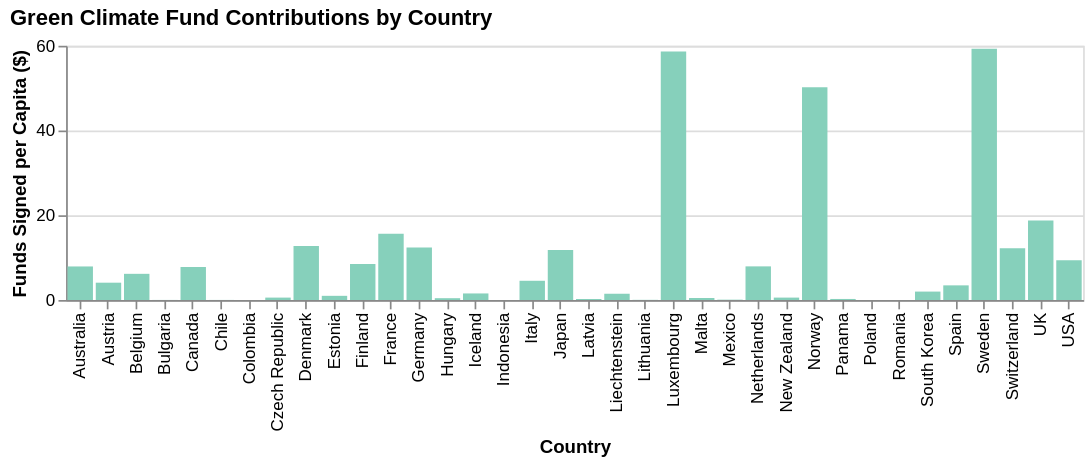

This figure's Vega-Lite source:
### Vega-Lite specification from a JSON file in a GitHub repository (floating-point values rounded to 4 significant figures)
{"$schema": "https://vega.github.io/schema/vega-lite/v5.json", "title": {"text": "Green Climate Fund Contributions by Country", "subtitleFontStyle": "italic", "subtitleFontSize": 10, "anchor": "start", "color": "black"}, "data": {"values": [{"Country": "USA", "Emissions per capita (tonnes of CO2e)": 17.0, "Signed per Capita ($)": 9.41, "Signed ($, Millions)": "3000", "GDP per capita ($)": "55000"}, {"Country": "Japan", "Emissions per capita (tonnes of CO2e)": 9.0, "Signed per Capita ($)": 11.8, "Signed ($, Millions)": "1500", "GDP per capita ($)": "36000"}, {"Country": "UK", "Emissions per capita (tonnes of CO2e)": 7.0, "Signed per Capita ($)": 18.77, "Signed ($, Millions)": "1211", "GDP per capita ($)": "46000"}, {"Country": "France", "Emissions per capita (tonnes of CO2e)": 5.0, "Signed per Capita ($)": 15.64, "Signed ($, Millions)": "1035", "GDP per capita ($)": "43000"}, {"Country": "Germany", "Emissions per capita (tonnes of CO2e)": 9.0, "Signed per Capita ($)": 12.4, "Signed ($, Millions)": "1003", "GDP per capita ($)": "48000"}, {"Country": "Sweden", "Emissions per capita (tonnes of CO2e)": 6.0, "Signed per Capita ($)": 59.31, "Signed ($, Millions)": "581", "GDP per capita ($)": "59000"}, {"Country": "Canada", "Emissions per capita (tonnes of CO2e)": 14.0, "Signed per Capita ($)": 7.79, "Signed ($, Millions)": "277", "GDP per capita ($)": "50000"}, {"Country": "Italy", "Emissions per capita (tonnes of CO2e)": 7.0, "Signed per Capita ($)": 4.54, "Signed ($, Millions)": "268", "GDP per capita ($)": "35000"}, {"Country": "Norway", "Emissions per capita (tonnes of CO2e)": 9.0, "Signed per Capita ($)": 50.2, "Signed ($, Millions)": "258", "GDP per capita ($)": "97000"}, {"Country": "Australia", "Emissions per capita (tonnes of CO2e)": 17.0, "Signed per Capita ($)": 7.92, "Signed ($, Millions)": "187", "GDP per capita ($)": "62000"}, {"Country": "Spain", "Emissions per capita (tonnes of CO2e)": 6.0, "Signed per Capita ($)": 3.46, "Signed ($, Millions)": "161", "GDP per capita ($)": "30000"}, {"Country": "Netherlands", "Emissions per capita (tonnes of CO2e)": 10.0, "Signed per Capita ($)": 7.94, "Signed ($, Millions)": "134", "GDP per capita ($)": "52000"}, {"Country": "Switzerland", "Emissions per capita (tonnes of CO2e)": 5.0, "Signed per Capita ($)": 12.21, "Signed ($, Millions)": "100", "GDP per capita ($)": "85000"}, {"Country": "South Korea", "Emissions per capita (tonnes of CO2e)": 12.0, "Signed per Capita ($)": 1.99, "Signed ($, Millions)": "100", "GDP per capita ($)": "28000"}, {"Country": "Denmark", "Emissions per capita (tonnes of CO2e)": 7.0, "Signed per Capita ($)": 12.73, "Signed ($, Millions)": "71.8", "GDP per capita ($)": "61000"}, {"Country": "Belgium", "Emissions per capita (tonnes of CO2e)": 9.0, "Signed per Capita ($)": 6.18, "Signed ($, Millions)": "66.9", "GDP per capita ($)": "48000"}, {"Country": "Finland", "Emissions per capita (tonnes of CO2e)": 10.0, "Signed per Capita ($)": 8.49, "Signed ($, Millions)": "46.4", "GDP per capita ($)": "50000"}, {"Country": "Austria", "Emissions per capita (tonnes of CO2e)": 8.0, "Signed per Capita ($)": 4.09, "Signed ($, Millions)": "34.8", "GDP per capita ($)": "51000"}, {"Country": "Luxembourg", "Emissions per capita (tonnes of CO2e)": 21.0, "Signed per Capita ($)": 58.63, "Signed ($, Millions)": "33.4", "GDP per capita ($)": "111000"}, {"Country": "Mexico", "Emissions per capita (tonnes of CO2e)": 4.0, "Signed per Capita ($)": 0.08, "Signed ($, Millions)": "10.0", "GDP per capita ($)": "10000"}, {"Country": "Czech Republic", "Emissions per capita (tonnes of CO2e)": 10.0, "Signed per Capita ($)": 0.57, "Signed ($, Millions)": "5.32", "GDP per capita ($)": "20000"}, {"Country": "Hungary", "Emissions per capita (tonnes of CO2e)": 5.0, "Signed per Capita ($)": 0.43, "Signed ($, Millions)": "4.30", "GDP per capita ($)": "14000"}, {"Country": "New Zealand", "Emissions per capita (tonnes of CO2e)": 7.0, "Signed per Capita ($)": 0.57, "Signed ($, Millions)": "2.56", "GDP per capita ($)": "42000"}, {"Country": "Estonia", "Emissions per capita (tonnes of CO2e)": 14.0, "Signed per Capita ($)": 0.99, "Signed ($, Millions)": "1.30", "GDP per capita ($)": "20000"}, {"Country": "Panama", "Emissions per capita (tonnes of CO2e)": 3.0, "Signed per Capita ($)": 0.25, "Signed ($, Millions)": "1.00", "GDP per capita ($)": "12000"}, {"Country": "Iceland", "Emissions per capita (tonnes of CO2e)": 6.0, "Signed per Capita ($)": 1.55, "Signed ($, Millions)": "0.50", "GDP per capita ($)": "52000"}, {"Country": "Latvia", "Emissions per capita (tonnes of CO2e)": 4.0, "Signed per Capita ($)": 0.24, "Signed ($, Millions)": "0.47", "GDP per capita ($)": "16000"}, {"Country": "Chile", "Emissions per capita (tonnes of CO2e)": 5.0, "Signed per Capita ($)": 0.02, "Signed ($, Millions)": "0.30", "GDP per capita ($)": "15000"}, {"Country": "Colombia", "Emissions per capita (tonnes of CO2e)": 2.0, "Signed per Capita ($)": 0.01, "Signed ($, Millions)": "0.30", "GDP per capita ($)": "8000"}, {"Country": "Indonesia", "Emissions per capita (tonnes of CO2e)": 2.0, "Signed per Capita ($)": 0.01, "Signed ($, Millions)": "0.25", "GDP per capita ($)": "4000"}, {"Country": "Malta", "Emissions per capita (tonnes of CO2e)": 6.0, "Signed per Capita ($)": 0.47, "Signed ($, Millions)": "0.20", "GDP per capita ($)": "23000"}, {"Country": "Poland", "Emissions per capita (tonnes of CO2e)": 8.0, "Signed per Capita ($)": 0.01, "Signed ($, Millions)": "0.11", "GDP per capita ($)": "14000"}, {"Country": "Lithuania", "Emissions per capita (tonnes of CO2e)": 5.0, "Signed per Capita ($)": 0.04, "Signed ($, Millions)": "0.10", "GDP per capita ($)": "16000"}, {"Country": "Bulgaria", "Emissions per capita (tonnes of CO2e)": 7.0, "Signed per Capita ($)": 0.02, "Signed ($, Millions)": "0.10", "GDP per capita ($)": "8000"}, {"Country": "Romania", "Emissions per capita (tonnes of CO2e)": 4.0, "Signed per Capita ($)": 0.01, "Signed ($, Millions)": "0.10", "GDP per capita ($)": "10000"}, {"Country": "Liechtenstein", "Emissions per capita (tonnes of CO2e)": 1.0, "Signed per Capita ($)": 1.48, "Signed ($, Millions)": " 0.1", "GDP per capita ($)": "135000"}]}, "height": 150, "width": 600, "mark": {"type": "bar", "color": "#86d0bb"}, "encoding": {"x": {"field": "Country"}, "y": {"field": "Signed per Capita ($)", "type": "quantitative", "axis": {"title": "Funds Signed per Capita ($)"}}}}
